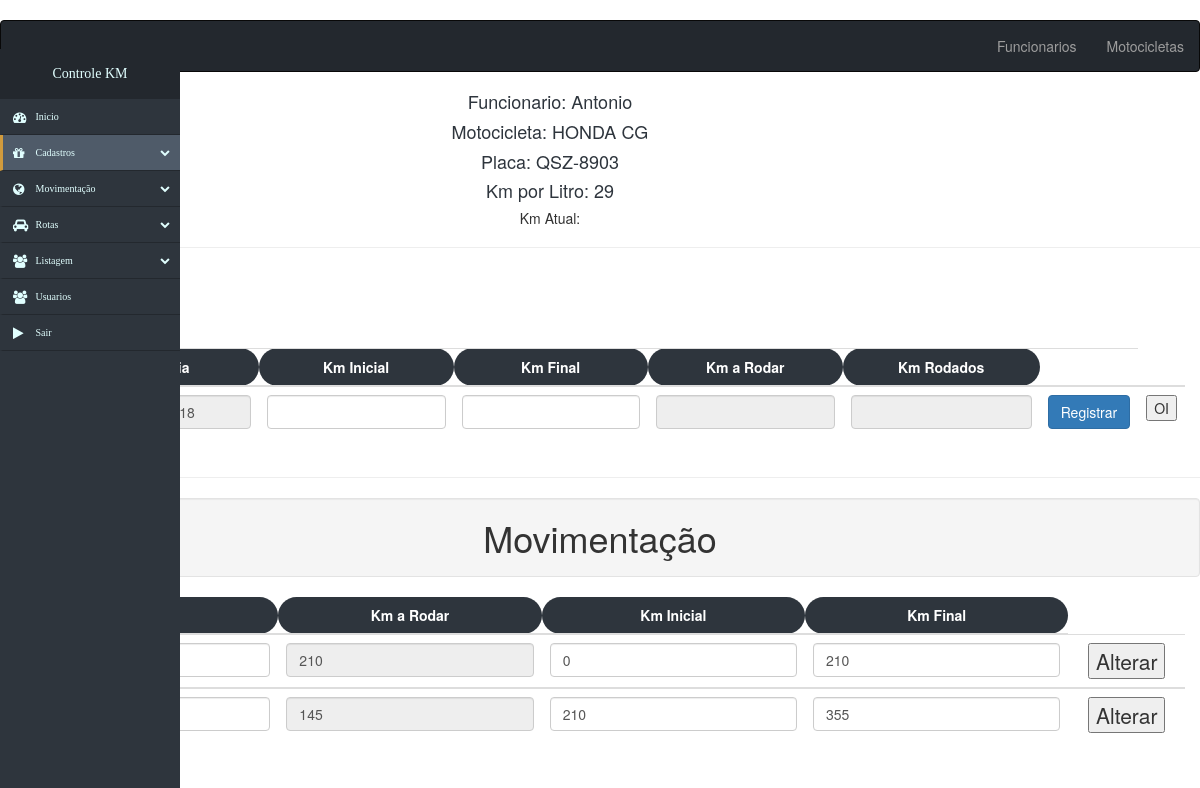
The page /servicos&id=3 on the database its author committed.
### tables this page shows
CREATE TABLE `tblfuncionario` (
  `id` int(11) NOT NULL,
  `nome` varchar(20) NOT NULL,
  `cpf` varchar(14) DEFAULT NULL,
  `telefone` varchar(10) DEFAULT NULL,
  `idmoto` int(11) DEFAULT NULL
);

CREATE TABLE `tblmoto` (
  `id` int(11) NOT NULL,
  `modelo` varchar(30) DEFAULT NULL,
  `ano` varchar(4) DEFAULT NULL,
  `cilindrada` varchar(3) DEFAULT NULL,
  `placa` varchar(8) DEFAULT NULL,
  `km_x_litro` tinyint(4) DEFAULT NULL,
  `kmatual` int(11) DEFAULT NULL
);

CREATE TABLE `tblkmrodado` (
  `idkm` int(11) NOT NULL,
  `idfuncionario` int(11) DEFAULT NULL,
  `idvale` int(11) DEFAULT NULL,
  `Kminicial` int(11) DEFAULT NULL,
  `Kmfinal` int(11) DEFAULT NULL,
  `KmaRodar` int(11) DEFAULT NULL,
  `KmRodados` int(11) DEFAULT NULL,
  `data` date DEFAULT NULL
);

### core/controller.php (called while the page is built, shortened)
<?php
class controller{
	public function loadTemplate($viewName, $viewData = array()){
		require 'views/template.php';
	}
	public function loadViewInTemplate($viewName, $viewData = array()){
		extract($viewData);
		require 'views/'.$viewName.'.php';
	}
}
?>

### controllers/servicosController.php (called while the page is built)
<?php
class servicosController extends controller
{
	public function index(){
		$id = $_GET['id'];
		$funcionarioObj = new Funcionarios();
		$funcionario = $funcionarioObj->GetFunc_Servico($id);
		$dados['funcionario'] = $funcionario;
		$servicosObj = new Servicos();
		$dados['servicos'] = $servicosObj->mostrarDados($id);
		$this->loadTemplate('servicos',$dados);
	}
}
 ?>

### core/Core.php (called while the page is built, shortened)
<?php
class Core
{
	public function run(){
		$url = '/';
		if (isset($_GET['url'])) {
			$url .= $_GET['url'];
		}
		$params = array();
		if (!empty($url) && $url != '/') {
			$url = explode('/',$url);
			array_shift($url);
			array_shift($url);
			if(isset($url[0]) && $url[0] && !empty($url[0])){
			$currentAction = $url[0];
			array_shift($url);
			}
			else
			{
				$currentAction ='index';
			}
		}
		else
		{
			$currentController = 'homeController';
			$currentAction = 'index';
		}
		$c = new $currentController();
		call_user_func_array(array($c,$currentAction), $params);
	}
}
 ?>

### index.php (called while the page is built, shortened)
<?php
$core = new Core();
$core->run();
?>

### core/model.php (called while the page is built, shortened)
<?php
class model {
	public function __construct(){
		global $db;
		$this->db = $db;
	}
}
 ?>

### models/Funcionarios.php (called while the page is built, shortened)
<?php
 class Funcionarios extends model
 {
	public function GetFunc_Servico($id){
		$sql = $this->db->query("SELECT funcionario.nome, moto.modelo, moto.placa, moto.km_x_litro, moto.kmatual FROM tblfuncionario as funcionario INNER JOIN tblmoto as moto ON funcionario.idmoto = moto.id WHERE funcionario.id = $id");
		$array = $sql->fetchAll();
		return $array;
	}
 }
 ?>

### models/Servicos.php (called while the page is built, shortened)
<?php
class Servicos extends model
{
	public function mostrarDados($id){
		$sql = $this->db->query("SELECT * FROM tblkmrodado WHERE idfuncionario = $id");
		$array = $sql->fetchAll();
		return $array;
	}
}
 ?>

### views/servicos.php (the view, shortened to what this page needs)
<?php foreach ($funcionario as $func) {
} ?>
<div class="informacoes">
<h4 class="">Funcionario:  <?php echo $func['nome'];?></h4>
<h4>Motocicleta: <?= $func['modelo']; ?></h4>
<h4>Placa: <?= $func['placa']; ?></h4>
<h4>Km por Litro: <?= $func['km_x_litro']; ?></h4>
<h5>Km Atual: <?=$func['kmatual']; ?></h5>
</div>
<hr>
<form class="descer" method="POST">
<div class="form-group">
	<div class="container">
		<div class="row">
			<table class="table">
				<div>
					<th>Abastecer</th>
				<th class="alinhamento">Dia</th>
				<th class="alinhamento">Km Inicial</th>
				<th class="alinhamento">Km Final</th>
				<th class="alinhamento">Km a Rodar</th>
				<th class="alinhamento">Km Rodados</th>
				<td></td>
			</div>
				<tbody>
					<td> <a href="" data-toggle="modal" data-target="#myModal"> <img class="imagem" src="<?=BASE_URL?>/assets/images/gasolina.jpg"></a></td>
					<td><input id="disabledTextInput" class="form-control" type="date" name="dia" value="<?= date("Y-m-d") ?>" disabled></td>
					<td><input class="form-control" id="kmi" type="text" name="km-inicial"></td>
					<td><input class="form-control" id="kmf" type="text" name="km-final"></td>
					<td><input class="form-control" id="tes" type="text" name="km-a-rodar" disabled="" value="<?php   ?>"></td>
					<td><input class="form-control" id="kmr" type="text" name="km-rodado" disabled="" value="<?php   ?>"></td>
					<td><button type="" class="btn btn-primary" onclick='pegarkm()'>Registrar</button></td>
					<td><button>OI</button></td>
				</tbody>
			</table>
		</div>
	</div>
</div>
</form>
<hr>
<h1 class="teste-ul well well-lm">Movimentação</h1>
<div class="form-group">
	<div class="container">
<div class="row">
<table class="table">
				<thead>
				<th class="alinhamento">Dia</th>
				<th class="alinhamento">Km a Rodar</th>
				<th class="alinhamento">Km Inicial</th>
				<th class="alinhamento">Km Final</th>
				</thead>
				<?php foreach ($servicos as $servico) {
					 ?>
				<tbody style="text-align: center; background-color: white; font-size: 21px;">
						<td><input class="form-control sm" type="text" name="" value="<?= date("d/m/Y", strtotime($servico['data']))?>">	</td>
						<td> <input class="form-control" type="" name="" value="<?= $servico['KmaRodar']	 ?>	" disabled> </td>
						<td><input class="form-control" type="" name="" value="<?= $servico['Kminicial']	 ?>"> 	</td>
						<td><input class="form-control" type="" name="" value="<?= $servico['Kmfinal']	 ?>"> 	</td>
						<td><button type="btn btn-danger" onclick="pegarkm()"> Alterar </button></td>
			</tbody>
			<?php 	} ?>
			</div>

### assets/css/estilo.css (style rules this page uses)
body { margin: 0px; padding: 0px; }
.teste-ul { text-align: center }
.alinhamento { text-align: center; background-color: #2e353d; border-radius: 50px; color: white; }
.descer { padding-top: 80px; }
.informacoes { text-align: center; padding-right: 100px; }
.informacoes h4 { color: #2e353d; }

### rows shown on the page
tblfuncionario: nome "Antonio", idmoto.modelo "HONDA CG", idmoto.placa "QSZ-8903", idmoto.km_x_litro "29"
tblkmrodado: KmaRodar "210", Kminicial "0", Kmfinal "210"
tblkmrodado: KmaRodar "145", Kminicial "210", Kmfinal "355"
